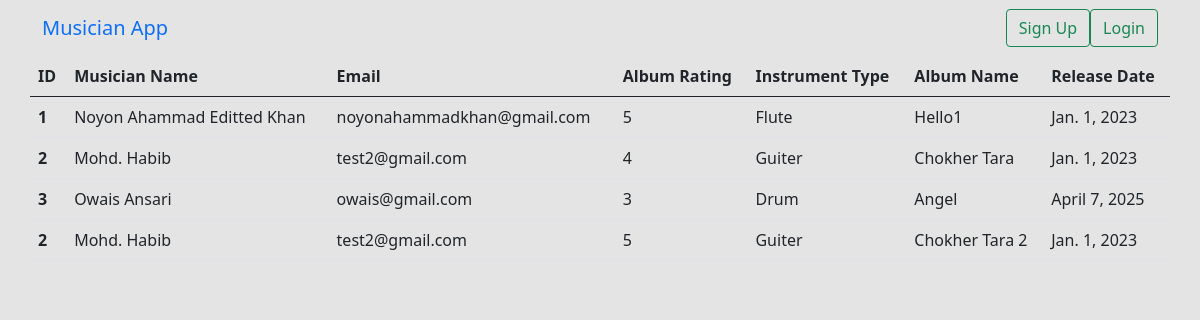
The page / on the database its author committed.
### musician_app/models.py (models this page shows, shortened)
class Album(models.Model):
    CHOICES = (('1', 1), ('2', 2), ('3', 3), ('4', 4), ('5', 5))
    album_name = models.CharField(max_length=50)
    musician = models.ForeignKey(
        Musician, on_delete=models.CASCADE, related_name="albums")
    release_date = models.DateField()
    rating = models.CharField(choices=CHOICES, max_length=2)

class Musician(models.Model):
    first_name = models.CharField(max_length=50)
    last_name = models.CharField(max_length=50)
    email = models.EmailField(max_length=50)
    phone_number = models.CharField(max_length=50)
    instrument_type = models.CharField(max_length=50)

### musician_app/views.py (the view)
# urls.py: path('', views.Home.as_view(), name="home"),
class Home(ListView):
    model = Musician
    template_name = 'home.html'
    def get_context_data(self, **kwargs):
        context = super().get_context_data(**kwargs)
        context['musicians'] = Musician.objects.all()
        context['albums'] = Album.objects.all()
        return context

### musician_app/templates/home.html (shortened to what this page needs)
{% extends 'base.html' %} {% load crispy_forms_tags %} {% block content %}
<table class="table container">
  <thead>
    <tr>
      <th scope="col">ID</th>
      <th scope="col">Musician Name</th>
      <th scope="col">Email</th>
      <th scope="col">Album Rating</th>
      <th scope="col">Instrument Type</th>
      <th scope="col">Album Name</th>
      <th scope="col">Release Date</th>
    </tr>
  </thead>
  <tbody>
    {% for album in albums %}
    <tr>
      <th scope="row">{{album.musician.id}}</th>
      {% if request.user.is_authenticated %}
      <td>
        <a href="{% url 'edit_musician' id=album.musician.id %}">
          {{album.musician.first_name}} {{album.musician.last_name}}
        </a>
      </td>
      {%else%}
      <td>{{album.musician.first_name}} {{album.musician.last_name}}</td>
      {% endif %}
      <td>{{album.musician.email}}</td>
      <td>{{album.rating}}</td>
      <td>{{album.musician.instrument_type}}</td>
      <td>{{album.album_name}}</td>
      <td>{{album.release_date}}</td>
    </tr>
    {% endfor %}
  </tbody>
</table>
{% endblock %}

### templates/base.html (shortened to what this page needs)
<!DOCTYPE html>
<html lang="en">
  <head>
    <link
      href="https://cdn.jsdelivr.net/npm/bootstrap@5.0.2/dist/css/bootstrap.min.css"
      rel="stylesheet"
    />
  </head>
  <body style="background-color: #e4e4e4">
    <nav class="navbar bg-body-tertiary">
      <div class="container">
        <a class="navbar-brand">Musician App</a>
        <form class="d-flex" role="search">
          {% if request.user.is_authenticated %}
          <a class="btn btn-outline-success" href="{% url 'add_musian' %}">
            Add Musician
          </a>
          <a class="btn btn-outline-success" href="{% url 'add_album' %}">
            Add Album
          </a>
          <a class="btn btn-outline-success" href="{% url 'logout' %}">
            Log Out
          </a>
          {% else %}
          <a class="btn btn-outline-success" href="{% url 'signup' %}">
            Sign Up</a
          >
          <a class="btn btn-outline-success" href="{% url 'login' %}"> Login</a>
          {% endif %}
        </form>
      </div>
    </nav>
    {% block content %} {% endblock %}
  </body>
</html>

### rows shown on the page
Album: musician.id "1", musician.first_name "Noyon Ahammad Editted", musician.last_name "Khan", musician.email "noyonahammadkhan@gmail.com", rating "5", musician.instrument_type "Flute", album_name "Hello1", release_date "Jan. 1, 2023"
Album: musician.id "2", musician.first_name "Mohd.", musician.last_name "Habib", musician.email "test2@gmail.com", rating "4", musician.instrument_type "Guiter", album_name "Chokher Tara", release_date "Jan. 1, 2023"
Album: musician.id "3", musician.first_name "Owais", musician.last_name "Ansari", musician.email "owais@gmail.com", rating "3", musician.instrument_type "Drum", album_name "Angel", release_date "April 7, 2025"
Album: musician.id "2", musician.first_name "Mohd.", musician.last_name "Habib", musician.email "test2@gmail.com", rating "5", musician.instrument_type "Guiter", album_name "Chokher Tara 2", release_date "Jan. 1, 2023"
